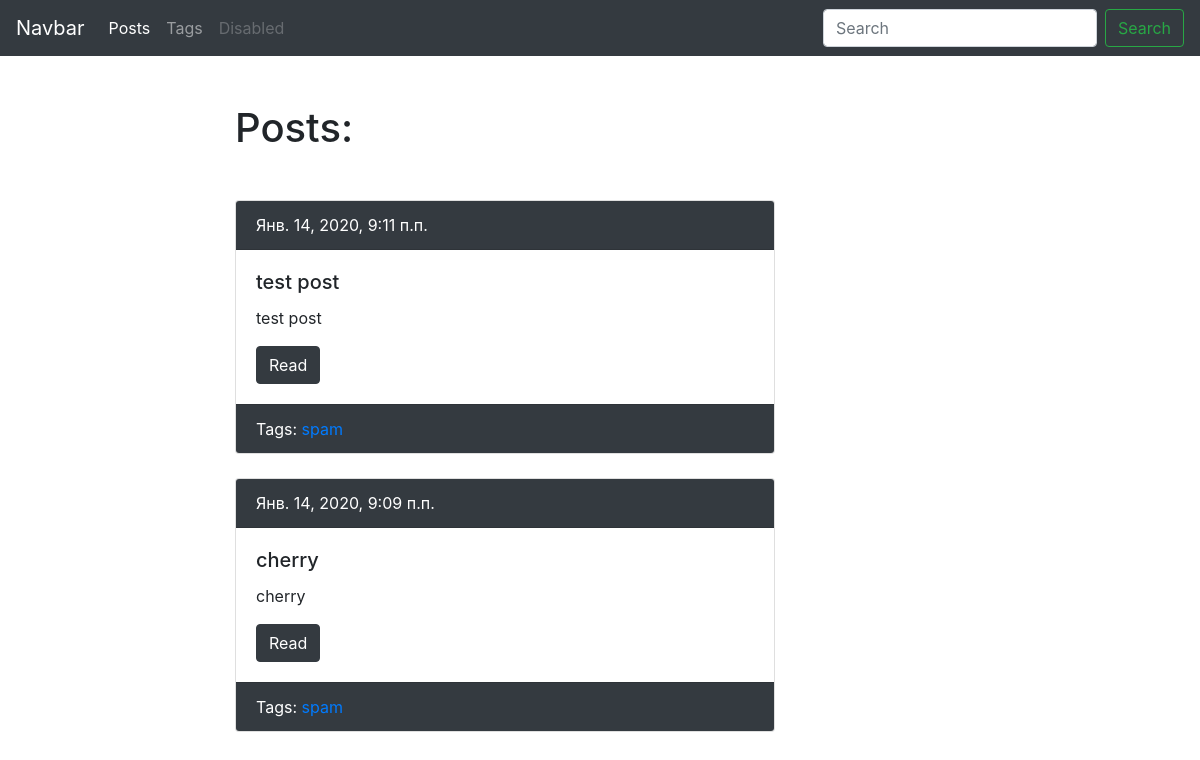
/blog/, run on an earlier commit of the app's database.
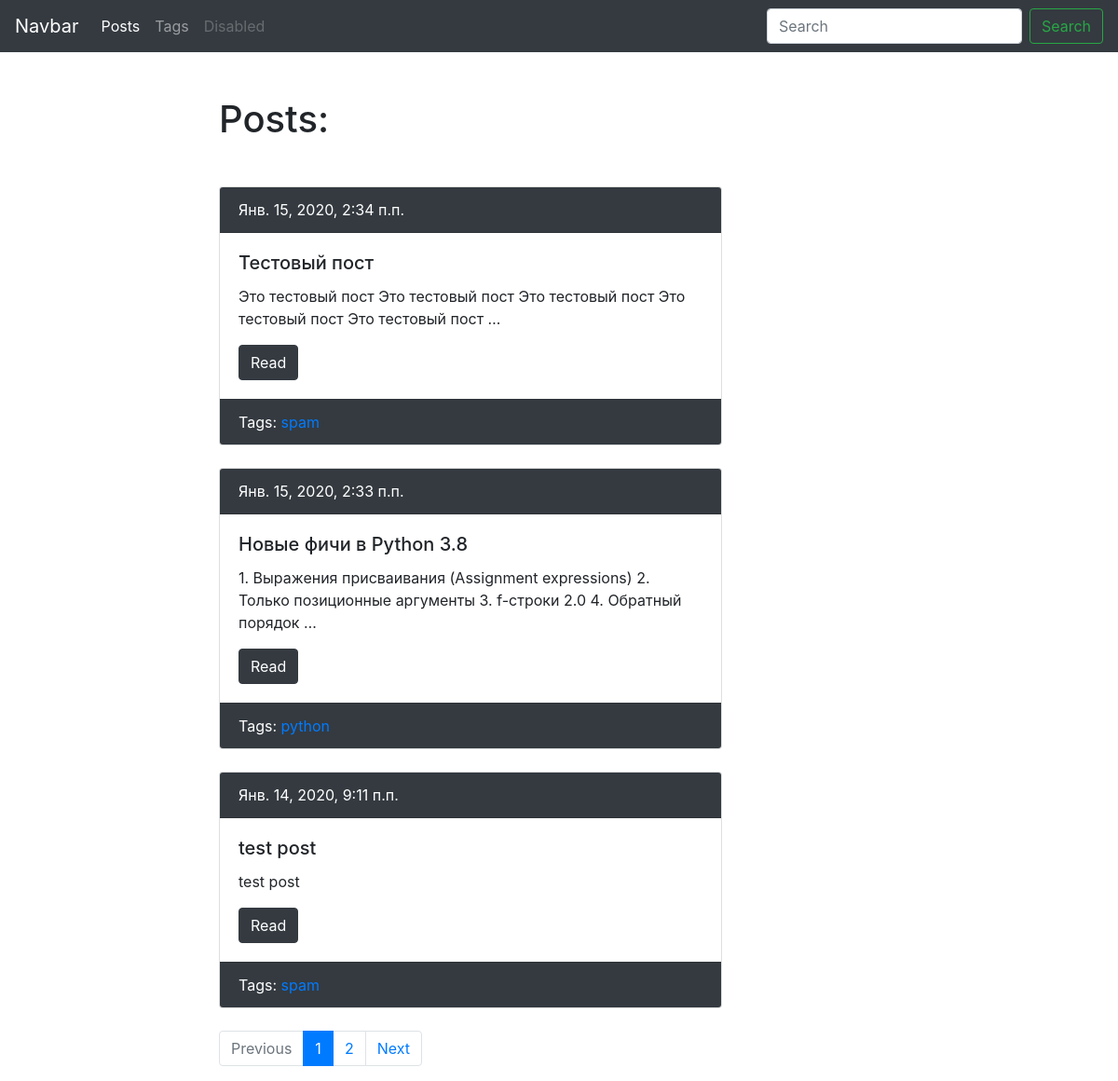
And on a later commit of the database.
### blog/models.py (models this page shows, shortened)
class Post(models.Model):
    author = models.ForeignKey(
        User,
        verbose_name='Автор',
        on_delete=models.SET_NULL,
        null=True,
        blank=True
    )
    title = models.CharField('Заголовок', max_length=50, db_index=True)
    slug = models.SlugField('url', max_length=50, unique=True, blank=True)
    body = models.TextField('Тело', blank=True, db_index=True)
    pub_date = models.DateTimeField('Дата публикации', auto_now_add=True)
    category = models.ForeignKey(
        Category,
        verbose_name='Категория',
        on_delete=models.SET_NULL,
        null=True
    )
    tags = models.ManyToManyField('Tag', blank=True, related_name='posts', verbose_name='Тег')
    image = models.ImageField('Изображение', upload_to='post/', null=True, blank=True)
    published = models.BooleanField('Опубликовать?', default=True)
    viewed = models.PositiveIntegerField('Просмотернно', default=0)
    def get_absolute_url(self):
        return reverse('blog:post_detail_url', kwargs={'slug': self.slug})
    class Meta:
        ordering = ['-pub_date']
        verbose_name = 'Пост'
        verbose_name_plural = 'Посты'

class Tag(models.Model):
    title = models.CharField('Тег', max_length=50)
    slug = models.SlugField('url', max_length=50, unique=True)
    published = models.BooleanField('Отображать?', default=True)
    def get_absolute_url(self):
        return reverse('blog:tag_detail_url', kwargs={'slug': self.slug})
    class Meta:
        ordering = ['title']
        verbose_name = 'Тег'
        verbose_name_plural = 'Теги'

### blog/views.py (the view)
# urls.py: path('', post_list, name='post_list_url'),
def post_list(request):
    search_query = request.GET.get('search', '')
    if search_query:
        posts = Post.objects.filter(Q(title__icontains=search_query) | Q(body__icontains=search_query))
    else:
        posts = Post.objects.all()
    paginator = Paginator(posts, 3)
    page_number = request.GET.get('page', 1)
    page = paginator.get_page(page_number)
    is_paginated = page.has_other_pages()
    if page.has_previous():
        previous_url = '?page={}'.format(page.previous_page_number())
    else:
        previous_url = ''
    if page.has_next():
        next_url = '?page={}'.format(page.next_page_number())
    else:
        next_url = ''
    context = {
        'page_object': page,
        'is_paginated': is_paginated,
        'next_url': next_url,
        'previous_url': previous_url,
    }
    return render(request, 'blog/index.html', context)

### blog/templates/blog/index.html (shortened to what this page needs)
{% extends 'blog/base_blog.html' %}
{% block content %}
    <h1 class="mb-5">Posts:</h1>
    {% for post in page_object.object_list %}
        {% include 'blog/includes/post_card_template.html' %}
    {% endfor %}
    {% if is_paginated %}
        <nav aria-label="...">
            <ul class="pagination">
                <li class="page-item {% if not previous_url %} disabled {% endif %}">
                    <a class="page-link" href="{{ previous_url }}" tabindex="-1" aria-disabled="true">Previous</a>
                </li>
                {% for n in page_object.paginator.page_range %}
                    {% if page_object.number == n %}
                        <li class="page-item active" aria-current="page">
                            <a class="page-link" href="?page={{ n }}">{{ n }}<span class="sr-only">(current)</span></a>
                        </li>
                    {% elif n > page_object.number|add:-3 and n < page_object.number|add:3 %}
                        <li class="page-item">
                            <a class="page-link" href="?page={{ n }}">{{ n }}</a>
                        </li>
                    {% endif %}
                {% endfor %}
                <li class="page-item {% if not next_url %} disabled {% endif %}">
                    <a class="page-link" href="{{ next_url }}" tabindex="-1" aria-disabled="true">Next</a>
                </li>
            </ul>
        </nav>
    {% endif %}
{% endblock %} content %}

### blog/templates/blog/includes/post_card_template.html
<div class="card mb-4">
    <div class="card-header bg-dark text-white">
        {{ post.pub_date }}
    </div>
    <div class="card-body">
        <h5 class="card-title">{{ post.title }}</h5>
        <p class="card-text">{{ post.body|truncatewords:15 }}</p>
        <a href="{{ post.get_absolute_url }}" class="btn btn-dark">Read</a>
    </div>
    <div class="card-footer text-white bg-dark">
        Tags:
        {% for tag in post.tags.all %}
            <a href="{{ tag.get_absolute_url }}">{{ tag.title }}</a>
        {% endfor %}
    </div>
</div>

What changed in the data, as far as the page shows it:
no longer on this page (row unchanged): Post: pub_date "Янв. 14, 2020, 9:09 п.п.", title "cherry", body "cherry", Tag (title "spam")
added Post: pub_date "Янв. 15, 2020, 2:34 п.п.", title "Тестовый пост", body "Это тестовый пост Это тестовый пост Это тестовый пост Это тестовый пост Это тестовый пост …", Tag (title "spam")
added Post: pub_date "Янв. 15, 2020, 2:33 п.п.", title "Новые фичи в Python 3.8", body "1. Выражения присваивания (Assignment expressions) 2. Только позиционные аргументы 3. f-строки 2.0 4. Обратный порядок …"
added Tag: title "python", shown under "Янв. 15, 2020, 2:33 п.п."
Also different on the page:
text now shown: "Previous Next"
new list line: "1"
new list line: "2"
